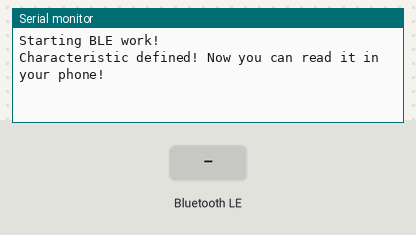
Recording of a sketch running on a simulated ESP32. On the bench: the last lines printed to the serial monitor. Inputs (shaded band) come from the test bench. Nothing arrives over Bluetooth unless stated; a phone connects over Bluetooth LE 3 s after start.

Above: at 1.2 s.
1.3 s: Bluetooth LE write "1" received
At 2.0 s:
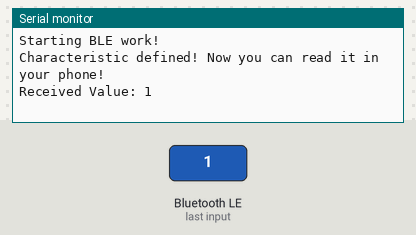
4.3 s: Bluetooth LE write "0" received
At 5.5 s:
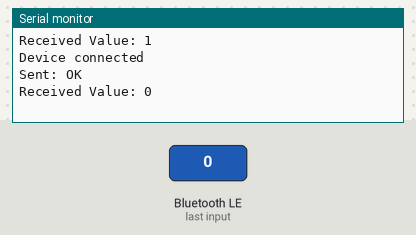
5.8 s: Bluetooth LE write "2" received
At 5.96 s:
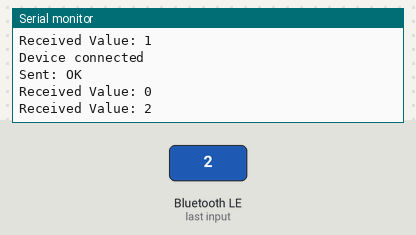

Measured:
- after the input at 1.3 s, the serial monitor: prints a new line at once (image 1)
- after the input at 4.3 s, the serial monitor: prints a new line at once (image 2)
- after the input at 5.8 s, the serial monitor: prints a new line at once (image 3)

The sketch:

ble_server.ino
```cpp
#include <BLEDevice.h>
#include <BLEUtils.h>
#include <BLEServer.h>

// UUID 정의
#define SERVICE_UUID        "4fafc201-1fb5-459e-8fcc-c5c9c331914b"
#define CHARACTERISTIC_UUID "beb5483e-36e1-4688-b7f5-ea07361b26a8"

bool deviceConnected = false;
unsigned long previousMillis = 0; // 이전 시간 저장용
const long interval = 3000; // 3초 간격

BLEServer *pServer = NULL;
BLECharacteristic *pCharacteristic;

// 서버 콜백 클래스 정의
class MyServerCallbacks : public BLEServerCallbacks {
  void onConnect(BLEServer* pServer) {
    deviceConnected = true;
    Serial.println("Device connected");
  }

  void onDisconnect(BLEServer* pServer) {
    deviceConnected = false;
    Serial.println("Device disconnected");
  }
};

// 특성 콜백 클래스 정의
class MyCallbacks : public BLECharacteristicCallbacks {
  void onWrite(BLECharacteristic *pCharacteristic) {
    // std::string을 String으로 변환하여 사용
    String rxValue = String(pCharacteristic->getValue().c_str());
    if (rxValue.length() > 0) {
      Serial.print("Received Value: ");
      Serial.println(rxValue); // 수신된 문자열을 시리얼 모니터에 출력
    }
  }
};

void setup() {
  Serial.begin(115200);
  Serial.println("Starting BLE work!");

  BLEDevice::init("BOmBzOO");

  pServer = BLEDevice::createServer();
  pServer->setCallbacks(new MyServerCallbacks());

  BLEService *pService = pServer->createService(SERVICE_UUID);

  pCharacteristic = pService->createCharacteristic(
                      CHARACTERISTIC_UUID,
                      BLECharacteristic::PROPERTY_READ |
                      BLECharacteristic::PROPERTY_WRITE |
                      BLECharacteristic::PROPERTY_NOTIFY
                    );

  pCharacteristic->setCallbacks(new MyCallbacks());
  pCharacteristic->setValue("Hello World says Neil");

  pService->start();

  BLEAdvertising *pAdvertising = BLEDevice::getAdvertising();
  pAdvertising->addServiceUUID(SERVICE_UUID);
  pAdvertising->setScanResponse(true);
  pAdvertising->setMinPreferred(0x06);  // iPhone 연결 문제 해결
  pAdvertising->setMinPreferred(0x12);
  BLEDevice::startAdvertising();
  Serial.println("Characteristic defined! Now you can read it in your phone!");
}

void loop() {
  // 연결된 상태에서만 "OK" 메시지를 3초마다 전송
  if (deviceConnected) {
    unsigned long currentMillis = millis();
    if (currentMillis - previousMillis >= interval) {
      previousMillis = currentMillis;
      pCharacteristic->setValue("OK");
      pCharacteristic->notify(); // "OK" 메시지를 전송
      Serial.println("Sent: OK");
    }
  }
  delay(10);
}
```
